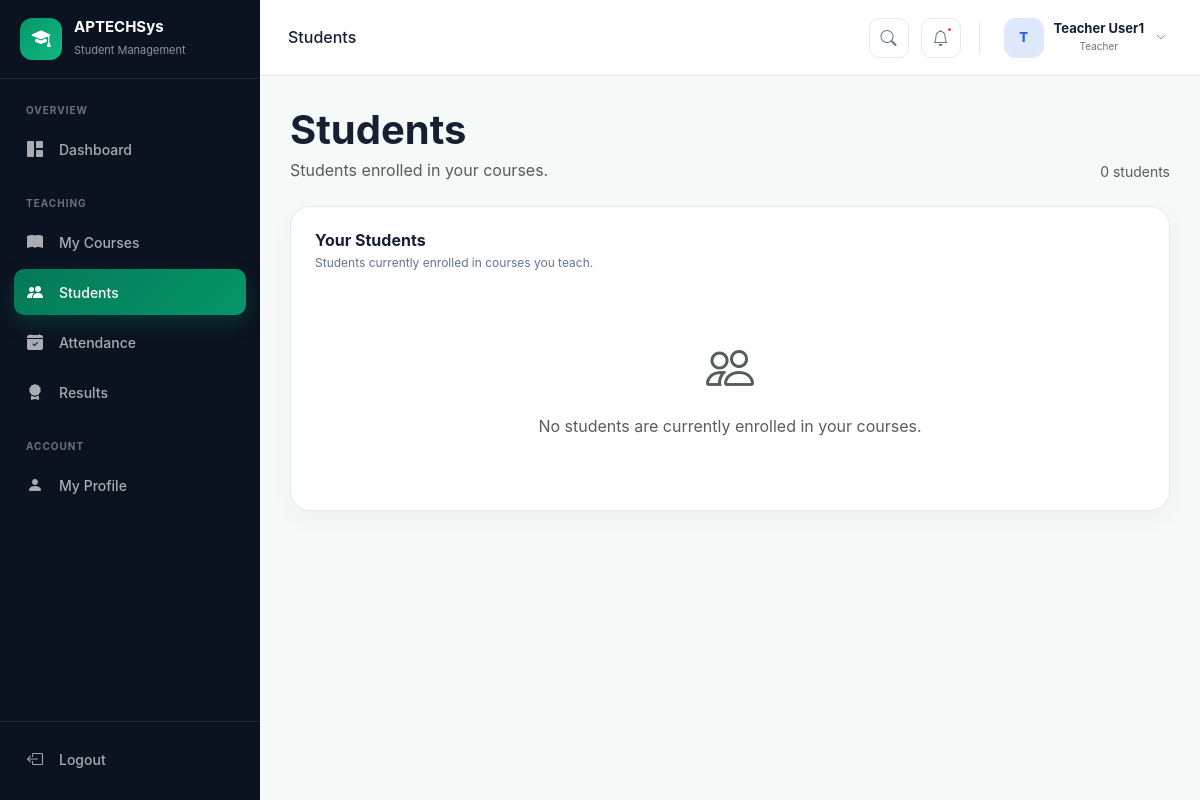
Screenshot of /accounts/dashboard/teacher/students/ (signed in) with the database file from the repository.
### accounts/models.py (models this page shows, shortened)
class User(AbstractUser):
    ROLE_CHOICES = [
        ('student', 'Student'),
        ('teacher', 'Teacher'),
        ('admin', 'Admin'),
    ]
    email = models.EmailField(unique=True)
    role = models.CharField(max_length=50, choices=ROLE_CHOICES, default="student")

### accounts/views.py (the view, shortened to what this page needs)
@login_required
def teacher_students(request):
    if request.user.role != "teacher":
        raise PermissionDenied
    teacher = request.user.teacher_profile
    enrollments = (
        Enrollment.objects
        .filter(course__teacher=teacher)
        .select_related(
            "student",
            "student__user",
            "course",
        )
        .order_by(
            "student__user__last_name",
            "student__user__first_name",
        )
    )
    students = {}
    students = list(students.values())
    context = {
        "title": "Students",
        "teacher": teacher,
        "students": students,
        "total_students": len(students),
    }
    return render(
        request,
        "accounts/dashboard/teacher/students.html",
        context,
    )

### accounts/templates/accounts/dashboard/teacher/students.html (shortened to what this page needs)
{% extends "accounts/dashboard/base.html" %}
{% load static %}
{% block body_class %}
    teacher-dashboard
{% endblock %}
{% block extra_css %}
    <link
        rel="stylesheet"
        href="{% static 'accounts/css/teacher.css' %}"
    >
{% endblock %}
{% block topbar_title %}
    Students
{% endblock %}
{% block sidebar %}
    <div class="nav-section-title">
        Overview
    </div>
    <a
        href="{% url 'teacher_dashboard' %}"
        class="sidebar-link"
    >
        <i class="bi bi-grid-1x2-fill"></i>
        <span>Dashboard</span>
    </a>
    <div class="nav-section-title mt-4">
        Teaching
    </div>
    <a
        href="{% url 'teacher_courses' %}"
        class="sidebar-link"
    >
        <i class="bi bi-book-fill"></i>
        <span>My Courses</span>
    </a>
    <a
        href="{% url 'teacher_students' %}"
        class="sidebar-link active"
    >
        <i class="bi bi-people-fill"></i>
        <span>Students</span>
    </a>
    <a href="#" class="sidebar-link">
        <i class="bi bi-calendar-check-fill"></i>
        <span>Attendance</span>
    </a>
    <a href="#" class="sidebar-link">
        <i class="bi bi-award-fill"></i>
        <span>Results</span>
    </a>
    <div class="nav-section-title mt-4">
        Account
    </div>
    <a href="#" class="sidebar-link">
        <i class="bi bi-person-fill"></i>
        <span>My Profile</span>
    </a>
{% endblock %}
{% block content %}
    <div class="d-flex flex-wrap justify-content-between align-items-end gap-3 mb-4">
        <div>
            <h1 class="fw-bold mb-1">
                Students
            </h1>
            <p class="text-muted mb-0">
                Students enrolled in your courses.
            </p>
        </div>
        <div class="text-muted small">
            {{ total_students }} student{{ total_students|pluralize }}
        </div>
    </div>
    <div class="teacher-panel">
        <div class="teacher-panel-heading">
            <div>
                <h5>
                    Your Students
                </h5>
                <p>
                    Students currently enrolled in courses you teach.
                </p>
            </div>
        </div>
        {% for item in students %}
            <div class="teacher-result-row">
                <div class="teacher-student-avatar">
                    {% if item.student.user.first_name %}
                        {{ item.student.user.first_name|first|upper }}
                    {% else %}
                        {{ item.student.user.username|first|upper }}
                    {% endif %}
                </div>
                <div class="teacher-result-main">
                    <strong>
                        {{ item.student.user.get_full_name|default:item.student.user.username }}
                    </strong>
                    <span>
                        {{ item.student.student_id }}
                        ·
                        {{ item.courses|length }} course{{ item.courses|length|pluralize }}
                    </span>
                </div>
                <div class="teacher-student-courses">
                    {% for course in item.courses %}
                        <span>
                            {{ course.code }}
                        </span>
                    {% endfor %}
                </div>
            </div>
        {% empty %}
            <div class="text-center py-5 text-muted">
                <i class="bi bi-people display-5"></i>
                <p class="mt-3 mb-0">
                    No students are currently enrolled in your courses.
                </p>
            </div>
        {% endfor %}
    </div>
{% endblock %}

### accounts/templates/accounts/dashboard/base.html (shortened to what this page needs)
{% load static %}
<!DOCTYPE html>
<html lang="en">
<head>
    <link
        href="https://cdn.jsdelivr.net/npm/bootstrap@5.3.8/dist/css/bootstrap.min.css"
        rel="stylesheet"
    >
    <link
        href="https://cdn.jsdelivr.net/npm/bootstrap-icons@1.11.3/font/bootstrap-icons.css"
        rel="stylesheet"
    >
    <link
        rel="stylesheet"
        href="{% static 'accounts/css/dashboard-base.css' %}"
    >
    {% block extra_css %}{% endblock %}
</head>
<body class="{% block body_class %}{% endblock %}">
<div class="dashboard-wrapper">
    <aside class="dashboard-sidebar" id="dashboardSidebar">
        <div class="sidebar-brand">
            <div class="brand-icon">
                <i class="bi bi-mortarboard-fill"></i>
            </div>
            <div class="brand-content">
                <h5>APTECHSys</h5>
                <span>Student Management</span>
            </div>
        </div>
        <nav class="sidebar-nav">
            {% block sidebar %}
            {% endblock %}
        </nav>
        <div class="sidebar-footer">
            <form action="{% url 'logout' %}" method="post">
                <button
                    type="submit"
                    class="sidebar-link logout-link"
                >
                    <i class="bi bi-box-arrow-left"></i>
                    <span>Logout</span>
                </button>
            </form>
        </div>
    </aside>
    <div class="dashboard-main">
        <header class="dashboard-topbar">
            <div class="topbar-left">
                <div class="topbar-page">
                    <h6 class="topbar-title mb-0">
                        {% block topbar_title %}{% endblock %}
                    </h6>
                </div>
            </div>
            <div class="topbar-right">
                <button
                    type="button"
                    class="topbar-action"
                    aria-label="Search"
                >
                    <i class="bi bi-search"></i>
                </button>
                <button
                    type="button"
                    class="topbar-action notification-button"
                    aria-label="Notifications"
                >
                    <i class="bi bi-bell"></i>
                    <span class="notification-dot"></span>
                </button>
                <div class="dropdown">
                    <button
                        class="user-menu dropdown-toggle"
                        type="button"
                        data-bs-toggle="dropdown"
                        aria-expanded="false"
                    >
                        <div class="user-avatar">
                            {% if user.first_name %}
                                {{ user.first_name|first|upper }}
                            {% else %}
                                {{ user.username|first|upper }}
                            {% endif %}
                        </div>
                        <div class="user-info">
                            <strong>
                                {{ user.get_full_name|default:user.username }}
                            </strong>
                            <small>
                                {{ user.role|title }}
                            </small>
                        </div>
                        <i class="bi bi-chevron-down user-chevron"></i>
                    </button>
                </div>
            </div>
        </header>
        <main class="dashboard-content">
            {% block content %}
            {% endblock %}
        </main>
    </div>
</div>
</body>
</html>

### accounts/static/accounts/css/dashboard-base.css (style rules this page uses)
:root { --dashboard-bg: #f5f7fb; --dashboard-surface: #ffffff; --dashboard-border: #e5e7eb; --dashboard-text: #172033; --dashboard-muted: #64748b; --sidebar-width: 260px; --topbar-height: 76px; --role-primary: #2563eb; --role-hover: rgba(37, 99, 235, 0.15); }
* { box-sizing: border-box; }
body { margin: 0; font-family: Inter, system-ui, -apple-system, BlinkMacSystemFont, "Segoe UI", sans-serif; background: var(--dashboard-bg); color: var(--dashboard-text); }
.dashboard-wrapper { min-height: 100vh; display: flex; }
.dashboard-sidebar { width: var(--sidebar-width); height: 100vh; display: flex; flex-direction: column; position: fixed; top: 0; left: 0; z-index: 1000; background: #0b1220; color: #ffffff; overflow: hidden; transition: transform 0.3s ease; }
.sidebar-brand { min-height: var(--topbar-height); padding: 18px 20px; display: flex; align-items: center; gap: 12px; border-bottom: 1px solid rgba(255, 255, 255, 0.08); }
.brand-icon { width: 42px; height: 42px; display: flex; align-items: center; justify-content: center; border-radius: 12px; background: var(--role-primary); font-size: 19px; }
.sidebar-brand h5 { margin: 0; font-size: 15px; font-weight: 700; }
.sidebar-brand span { font-size: 11px; color: rgba(255, 255, 255, 0.55); }
.sidebar-nav { flex: 1; padding: 24px 14px; overflow-y: auto; }
.nav-section-title { padding: 0 12px; margin-bottom: 8px; font-size: 10px; font-weight: 700; text-transform: uppercase; letter-spacing: 1px; color: rgba(255, 255, 255, 0.4); }
.sidebar-link { width: 100%; display: flex; align-items: center; gap: 12px; padding: 11px 13px; margin-bottom: 4px; border: 0; border-radius: 10px; background: transparent; color: rgba(255, 255, 255, 0.65); text-decoration: none; font-family: inherit; font-size: 14px; font-weight: 500; text-align: left; cursor: pointer; transition: background 0.2s ease, color 0.2s ease; }
.sidebar-link i { width: 20px; flex-shrink: 0; font-size: 16px; }
.sidebar-link.active { color: #ffffff; background: var(--role-primary); }
.sidebar-footer { flex-shrink: 0; padding: 14px; border-top: 1px solid rgba(255, 255, 255, 0.08); background: #0b1220; }
.sidebar-footer form { margin: 0; }
.dashboard-sidebar form .logout-link { background: transparent !important; color: rgba(255, 255, 255, 0.65) !important; }
.dashboard-main { width: calc(100% - var(--sidebar-width)); min-height: 100vh; margin-left: var(--sidebar-width); }
.dashboard-topbar { height: var(--topbar-height); padding: 0 28px; display: flex; align-items: center; justify-content: space-between; background: var(--dashboard-surface); border-bottom: 1px solid var(--dashboard-border); position: sticky; top: 0; z-index: 900; }
.topbar-left, .topbar-right, .user-menu { display: flex; align-items: center; }
.topbar-left { gap: 14px; }
.topbar-right { gap: 12px; }
.topbar-action, .sidebar-toggle { width: 40px; height: 40px; padding: 0; display: flex; align-items: center; justify-content: center; border: 1px solid var(--dashboard-border); border-radius: 10px; background: #ffffff; color: var(--dashboard-muted); font-size: 16px; cursor: pointer; transition: color 0.2s ease, border-color 0.2s ease, background 0.2s ease, transform 0.2s ease; }
.notification-button { position: relative; }
.notification-dot { position: absolute; top: 7px; right: 7px; width: 7px; height: 7px; border-radius: 50%; background: #ef4444; border: 2px solid #ffffff; }
.user-menu { gap: 10px; padding: 4px 6px; border-radius: 12px; cursor: pointer; transition: background 0.2s ease; }
.user-avatar { width: 40px; height: 40px; flex-shrink: 0; display: flex; align-items: center; justify-content: center; border-radius: 12px; background: var(--role-hover); color: var(--role-primary); font-size: 13px; font-weight: 800; }
.user-info { display: flex; flex-direction: column; gap: 2px; }
.user-info strong { font-size: 13px; line-height: 1.2; }
.user-info small { font-size: 10px; color: var(--dashboard-muted); }
.user-chevron { margin-left: 2px; color: var(--dashboard-muted); font-size: 10px; }
.dashboard-content { padding: 30px; }
.user-menu { border: 0; background: transparent; font-family: inherit; color: var(--dashboard-text); cursor: pointer; }
.user-menu::after { display: none; }

### rows the page displays
User: first_name|first "T", get_full_name "Teacher User1", role "Teacher"

### other values shown
{{ total_students }} "0"
